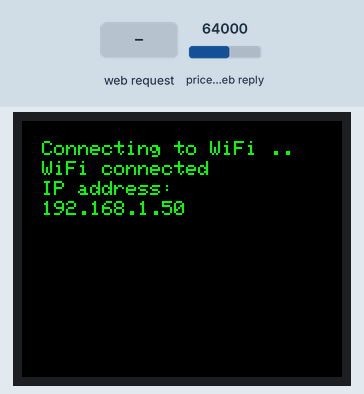
Bench run of a sketch on a simulated ESP8266 (NodeMCU). Parts: 160×128 colour display. The inputs (shaded band) are chosen by the test bench; at power-on: price in the web reply 64000. WiFi joins after 1.5 s; servers stay silent unless stated; web services answer with replies made up by the test bench; what the sketch prints to the serial monitor is not drawn.

Above: at 3.3 s.
3.4 s: HTTP request GET /input?type=1&coin1=1&coin2=1 received
At 3.8 s:
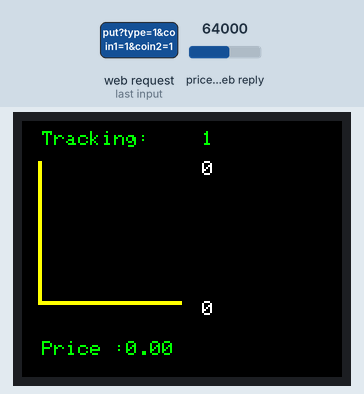
6.4 s: HTTP request GET /input?type=0 received
At 8.9 s:
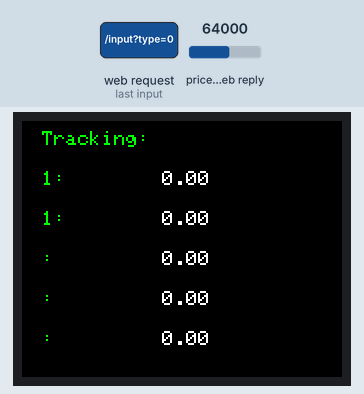
9.3 s: HTTP request GET /input?type=1 received
At 12.0 s:
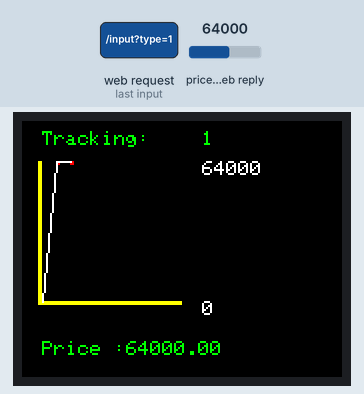
12.3 s: HTTP request GET /input?type=120&coin1=120&coin2=120 received
At 13.8 s:
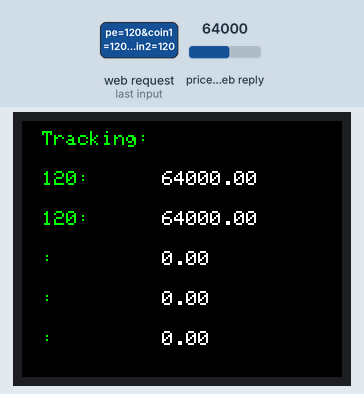
Timing chart, 0 to 15.3 s (numbered marks = the images above; inputs shaded):
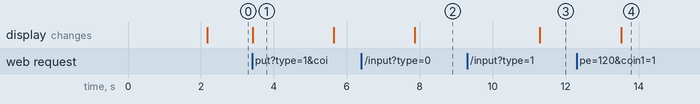

The sketch:

crypto.ino
```cpp
/*The code is designed to run on an ESP8266 microcontroller.
It includes several libraries, such as the Adafruit ST7735 library for driving a small color TFT LCD screen,
the ESP8266WiFi library for connecting to a WiFi network, the ESP8266HTTPClient library for making HTTP requests,
the WiFiClientSecureBearSSL library for secure communication, and the ESP8266WebServer library for handling HTTP requests.
The code initializes the TFT LCD display, sets up the WiFi connection, and sets up an HTTP server on port 80.
The server has two routes: "/" and "/input". The "/" route displays an HTML page with a form for inputting data,
while the "/input" route receives the data sent in the POST request and saves it to the variables initialized in the beginning.
The handleInput() function is responsible for handling the POST request and saving the received data to the variables accessible by other parts of code.
In the main loop of the program, the code waits for input data to be received by checking the "type" variable.
If no data has been filled in the input, the code waits for it by using a goto statement to jump to a label.
Once the data has been received, It acts upon the user input displaying either the price chart or Table of prices.
The program sends an HTTP GET request to the Binance API to retrieve the latest price/prices of the needed cryptocurrencies.
The response from the API is displayed on the TFT LCD display according to the program.
Overall, the code sets up an HTTP server that can receive input data and displays the latest cryptocurrency prices
in either table or graph form from the Binance API on an LCD display.*/


//Header files included
#include <Adafruit_ST7735.h>
#include <Arduino.h>
#include <ESP8266WiFi.h>
#include <ESP8266HTTPClient.h>
#include <WiFiClientSecureBearSSL.h>
#include <ESP8266WebServer.h>
#include <ArduinoJson.h>

// LCD display pin connections
#define TFT_CS     15
#define TFT_RST    3
#define TFT_DC     4
Adafruit_ST7735 tft = Adafruit_ST7735(TFT_CS, TFT_DC, TFT_RST);

// Initialisation of Global Variables, Network parameters and Server initialisation
int data[11]={0};
int xc[11] = {10,17,24,31,38,45,52,59,66,73,80};
float price=0;
float price2[5] = {0};
int data_index = 0; // data indexing
const char* ssid = "Replace with your SSID";
const char* password = "Replace with your Password";
String coin[5] = {""};
String type="";
String usd = "USDT";
bool passFlag = 0;
ESP8266WebServer server(80);


void setup() {
  //LCD display & serial monitor initialisation
  Serial.begin(9600);
  tft.initR(INITR_BLACKTAB);
  tft.setRotation(3);
  tft.fillScreen(ST7735_BLACK);

  //connecting ESP8226 to Internet
  WiFi.mode(WIFI_STA);
  WiFi.begin(ssid, password);
  tft.setCursor(10, 10);
  tft.setTextColor(ST7735_GREEN);
  tft.setTextSize(1);
  tft.print("Connecting to WiFi ..");
  Serial.print("Connecting to WiFi ..");
  while (WiFi.status() != WL_CONNECTED) {
    Serial.print('.');
    delay(1000);
  }
  Serial.println("WiFi connected");
  tft.setCursor(10, 20);
  tft.print("WiFi connected");
  tft.setCursor(10, 30);
  Serial.println("IP address: ");
  tft.print("IP address: ");
  Serial.println(WiFi.localIP());
  tft.setCursor(10, 40);
  tft.print(WiFi.localIP());

  // Setup web server routes
  server.on("/", handleRoot);
  server.on("/input", handleInput);
  server.begin();
  Serial.println("HTTP server started");

}

void loop() {
  // Waiting for the input from the browser
  a:
  server.handleClient();
  if (coin[0] == "" && passFlag == 0) {
    goto a;
  }
  else {
    passFlag = 1;
  }
  // Taking Input whether to show graph of a coin or price table of coins
  if(type=="1"){
    showGraph(); // Showing graph
  }
  else{
    showList(); // Showing Table
  }

}

// Code for displaying the Table of cryptocurrency prices
void showList(){
  int idx=0;
  // Display coin names on LCD display
  tft.fillScreen(ST7735_BLACK);
  tft.setCursor(10, 5);
  tft.setTextColor(ST7735_GREEN);
  tft.setTextSize(1);
  tft.print("Tracking:");

  tft.setCursor(10, 25);
  tft.setTextColor(ST7735_GREEN);
  tft.setTextSize(1);
  tft.print(coin[0]);
  tft.print(":");

  tft.setCursor(10, 45);
  tft.setTextColor(ST7735_GREEN);
  tft.setTextSize(1);
  tft.print(coin[1]);
  tft.print(":");

  tft.setCursor(10, 65);
  tft.setTextColor(ST7735_GREEN);
  tft.setTextSize(1);
  tft.print(coin[2]);
  tft.print(":");

  tft.setCursor(10, 85);
  tft.setTextColor(ST7735_GREEN);
  tft.setTextSize(1);
  tft.print(coin[3]);
  tft.print(":");

  tft.setCursor(10, 105);
  tft.setTextColor(ST7735_GREEN);
  tft.setTextSize(1);
  tft.print(coin[4]);
  tft.print(":");

  // Displaying the prices of the coins
  tft.setCursor(70, 25);
  tft.setTextColor(ST7735_WHITE);
  tft.setTextSize(1);
  tft.print(price2[0]);

  tft.setCursor(70, 45);
  tft.setTextColor(ST7735_WHITE);
  tft.setTextSize(1);
  tft.print(price2[1]);

  tft.setCursor(70, 65);
  tft.setTextColor(ST7735_WHITE);
  tft.setTextSize(1);
  tft.print(price2[2]);

  tft.setCursor(70, 85);
  tft.setTextColor(ST7735_WHITE);
  tft.setTextSize(1);
  tft.print(price2[3]);

  tft.setCursor(70, 105);
  tft.setTextColor(ST7735_WHITE);
  tft.setTextSize(1);
  tft.print(price2[4]);

  // Fetching the prices of 5 cryptocurrencies
  while(idx<5 && coin[idx]!=""){
    std::unique_ptr<BearSSL::WiFiClientSecure> client(new BearSSL::WiFiClientSecure);
    client->setInsecure();
    HTTPClient https;
    String urlbase = "https://api1.binance.com/api/v3/ticker/price?symbol=";
    String url = urlbase + coin[idx] + usd;
    //Initializing Data
    String payload="";
    //Retrieving the data
    if (https.begin(*client, url)) {  // HTTPS
      int httpCode = https.GET();
      if (httpCode > 0) {
        Serial.printf("Response code: %d\n", httpCode);
        payload = https.getString();

        DynamicJsonDocument doc(1024);
        deserializeJson(doc, payload);
        price2[idx] = doc["price"];
        Serial.println(price2[idx]);
      } else {
        Serial.printf("Error response: %s\n", https.errorToString(httpCode).c_str());
      }
      https.end();
    }
    idx++;
  }

  delay(3000);
}

// Code for displaying the Graph of a cryptocurrency
void showGraph(){
  // Displaying header on LCD display
    tft.fillScreen(ST7735_BLACK);
    tft.setCursor(10, 5);
    tft.setTextColor(ST7735_GREEN);
    tft.setTextSize(1);
    tft.print("Tracking:");

    tft.setCursor(90, 5);
    tft.setTextColor(ST7735_GREEN);
    tft.setTextSize(1);
    tft.print(coin[0]);

    // Fetching the price of cryptocoin
    std::unique_ptr<BearSSL::WiFiClientSecure> client(new BearSSL::WiFiClientSecure);
    client->setInsecure();
    HTTPClient https;
    String urlbase = "https://api1.binance.com/api/v3/ticker/price?symbol=";
    String url = urlbase + coin[0] + usd;
    //Initializing Data
    String payload="";
    show(price, payload); // Displaying the Graph
    //Retrieving the data
    if (https.begin(*client, url)) {  // HTTPS
      int httpCode = https.GET();
      if (httpCode > 0) {
        Serial.printf("Response code: %d\n", httpCode);
        payload = https.getString();
        //Extracting the JSON object into float value
        DynamicJsonDocument doc(1024);
        deserializeJson(doc, payload);
        price = doc["price"];
        Serial.println(price);
        price = round(price);
      } else {
        Serial.printf("Error response: %s\n", https.errorToString(httpCode).c_str());
      }
      https.end();
    }
    delay(2000);
}

// Code for the Graph visualisation
void show(float price, String payload){

  // setting the limits for graph on the display
  int xmin=10, xmax=80, ymin=20, ymax=90;
  tft.drawRect(8, 90, 72, 2, ST7735_YELLOW);
  tft.drawRect(8, 20, 2, 70, ST7735_YELLOW);

  // Updating the data array when new instance of crypto price is fetched
  if(data[10]!=0)for(int i=1;i<11;i++)data[i-1]=data[i];
  data[data_index] = price;
  Serial.println(data_index);
  data_index = min((data_index+1),10);
  int avg=0,dmin=data[0],dmax=data[0];

  //Serial printing for debugging
  for(int i=0;i<11;i++){
    Serial.print(data[i]);
    Serial.print(" ");
  }

  // limiting the price range in order to display in the graph limits
  for(int i=0;i<11;i++) {if(data[i]!=0)dmin=min(dmin,data[i]);dmax=max(dmax,data[i]);}
  int plot[11]={0};
  for(int i=0;i<11;i++){
    if(data[i]==0 || dmax==dmin)continue;
    float temp = ((data[i]-dmin)*70)/(dmax-dmin);
    plot[i] = round(temp);
  }

  // Drawing lines between the points
  for(int i=0;i<11;i++){
    if(plot[i]!=0)tft.drawRect(xc[i], ymax-plot[i], 2, 2, ST7735_RED);
    if(i!=0 && plot[i]!=0)tft.drawLine(xc[i-1], ymax-plot[i-1], xc[i], ymax-plot[i], ST7735_WHITE);
  }

  // Serial printing for debugging
  for(int i=0;i<11;i++)
  Serial.print(plot[i]);

  //Displaying the minimum value
  tft.setCursor(90, 90);
  tft.setTextColor(ST7735_WHITE);
  tft.setTextSize(1);
  tft.print(dmin);

  //Displaying the maximum value
  tft.setCursor(90, 20);
  tft.setTextColor(ST7735_WHITE);
  tft.setTextSize(1);
  tft.print(dmax);

  //Displaying the current price
  tft.setCursor(10, 110);
  tft.setTextColor(ST7735_GREEN);
  tft.setTextSize(1.5);
  tft.print("Price :");
  tft.print(price);
}

// Root page when client hits the server
void handleRoot() {
  // Send a simple HTML page with a form for inputting data
  String html = "<html><body>Enter symbols of crypto in the fields<br>Ex : BTC for Bitcoin<br><br><h2>Enter data:</h2><form action=\"/input\" method=\"post\">Type 1 for Graph and 2 for List of coins:<br><input type=\"text\" name=\"type\"><br><br>Enter the coin Symbol to display graph : <br><input type=\"text\" name=\"coin1\"><br><br>Enter the coin symbol to insert in list : <br><input type=\"text\" name=\"coin2\"><br><br>Enter the coin symbol to insert in list : <br><input type=\"text\" name=\"coin3\"><br><br>Enter the coin symbol to insert in list : <br><input type=\"text\" name=\"coin4\"><br><br>Enter the coin symbol to insert in list : <br><input type=\"text\" name=\"coin5\"><br><br><input type=\"submit\" value=\"Send\"></form></body></html>";
  server.send(200, "text/html", html);
}

//Page when data is entered by the client
void handleInput() {
  // Retrieve the type of the output requested by the client
  if (server.hasArg("type")) {
    String data = server.arg("type");
    Serial.print("Data received: ");
    type = data;
    server.send(200, "text/plain", "Data received: " + data);

  } else {
    server.send(400, "text/plain", "Bad Request");
  }

  //Fetching the input data in coin field 5
  if (server.hasArg("coin1")) {
    String data = server.arg("coin1");
    Serial.print("Data received: ");
    // Serial.println(data);
    coin[0] = data;
    server.send(200, "text/plain", "Data received: " + data);

  } else {
    server.send(400, "text/plain", "Bad Request");
  }

  //Fetching the input data in coin field 2
  if(server.hasArg("coin2")){
    String data = server.arg("coin2");
    Serial.print("Data received: ");
    Serial.print(data);
    coin[1]=data;
  } else {
    server.send(400, "text/plain", "Bad Request");
  }

  //Fetching the input data in coin field 3
  if(server.hasArg("coin3")){
    String data = server.arg("coin3");
    Serial.print("Data received: ");
    Serial.print(data);
    coin[2]=data;
  } else {
    server.send(400, "text/plain", "Bad Request");
  }

  //Fetching the input data in coin field 4
  if(server.hasArg("coin4")){
    String data = server.arg("coin4");
    Serial.print("Data received: ");
    Serial.print(data);
    coin[3]=data;
  } else {
    server.send(400, "text/plain", "Bad Request");
  }

  //Fetching the input data in coin field 5
  if(server.hasArg("coin5")){
    String data = server.arg("coin5");
    Serial.print("Data received: ");
    Serial.print(data);
    coin[4]=data;
  } else {
    server.send(400, "text/plain", "Bad Request");
  }
}
```

Measured:
- after the input at 3.4 s, the display: changes at once (image 1)
- after the input at 6.4 s, the display: changes after 1.5 s (image 2)
- after the input at 9.3 s, the display: changes after 2.0 s (image 3)
- after the input at 12.3 s, the display: changes after 1.2 s (image 4)
- what the display in image 1 shows lasts 2.2 s, from 3.4 s to 5.6 s
